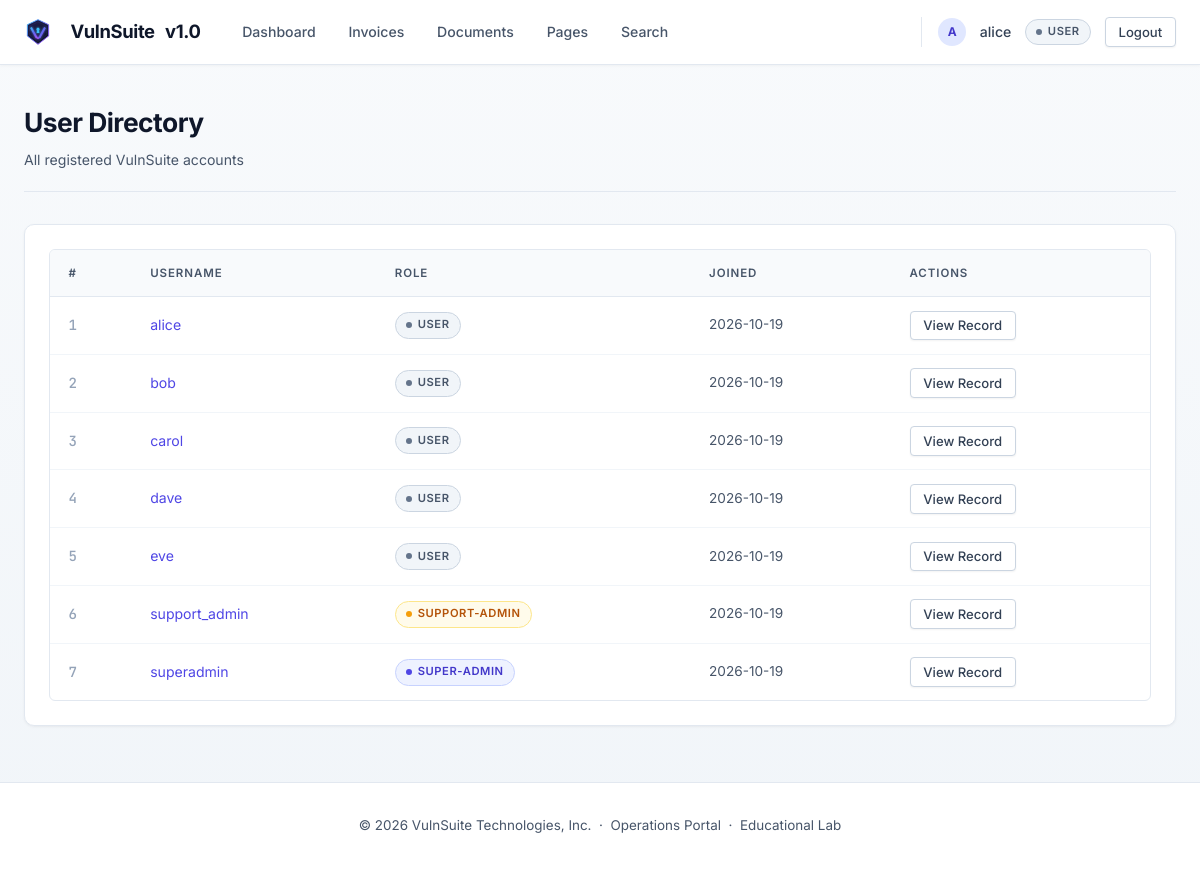
The app's page /users (signed in) with its own data.
### tables this page shows
CREATE TABLE users (
        id          INTEGER PRIMARY KEY AUTOINCREMENT,
        username    TEXT UNIQUE NOT NULL,
        email       TEXT UNIQUE NOT NULL,
        password    TEXT NOT NULL,
        role        TEXT NOT NULL DEFAULT 'user',
        bio         TEXT DEFAULT '',
        website     TEXT DEFAULT '',
        created_at  TEXT DEFAULT (datetime('now'))
    );

### routes/profile_routes.py (the view)
@profile_bp.route("/users")
@login_required
def user_list():
    db    = get_db()
    users = db.execute(
        "SELECT id, username, role, created_at FROM users ORDER BY id"
    ).fetchall()
    return render_template("profile/user_list.html", users=users)

### auth.py (called while the page is built)
def current_user():
    return {
        "id":       session.get("user_id"),
        "username": session.get("username"),
        "role":     session.get("role"),
    } if "user_id" in session else None

def login_required(f):
    @wraps(f)
    def decorated(*args, **kwargs):
        if not current_user():
            return redirect(url_for("auth.login"))
        return f(*args, **kwargs)
    return decorated

### db.py (called while the page is built)
def get_db():
    if "db" not in g:
        db_path = current_app.config["DATABASE"]
        g.db = sqlite3.connect(db_path, detect_types=sqlite3.PARSE_DECLTYPES,
                               timeout=10)
        g.db.row_factory = sqlite3.Row
        g.db.execute("PRAGMA busy_timeout = 8000")
    return g.db

### templates/profile/user_list.html (shortened to what this page needs)
{% extends "base.html" %}
{% block content %}
<div class="page-header">
  <div>
    <h1 class="page-title">User Directory</h1>
    <p class="page-sub">All registered VulnSuite accounts</p>
  </div>
</div>
<div class="card">
  <div class="table-wrap">
    <table>
      <thead>
        <tr><th>#</th><th>Username</th><th>Role</th><th>Joined</th><th>Actions</th></tr>
      </thead>
      <tbody>
        {% for u in users %}
        <tr>
          <td class="td-id">{{ u['id'] }}</td>
          <td>
            <a href="{{ url_for('profile.view_profile', username=u['username']) }}">
              {{ u['username'] }}
            </a>
          </td>
          <td><span class="role-badge role-{{ u['role'] | replace('-','_') }}">{{ u['role'] }}</span></td>
          <td class="text-muted" style="font-size:0.85rem;">{{ u['created_at'][:10] if u['created_at'] else '—' }}</td>
          <td>
            <a href="{{ url_for('invoice.view_user_record', user_id=u['id']) }}"
               class="btn btn-ghost btn-sm">View Record</a>
          </td>
        </tr>
        {% endfor %}
      </tbody>
    </table>
  </div>
</div>
{% endblock %}

### templates/base.html (shortened to what this page needs)
<!DOCTYPE html>
<html lang="en">
<head>
  <link rel="stylesheet" href="{{ url_for('static', filename='css/main.css') }}" />
</head>
<body>
  <nav class="navbar">
    <div class="nav-inner">
      <a href="{{ url_for('index') }}" class="nav-brand">
        <img src="{{ url_for('static', filename='img/logo.svg') }}" alt="VulnSuite Logo" class="brand-logo" width="28" height="28" style="vertical-align: middle; margin-right: 8px;" />
        <span class="brand-name">VulnSuite</span>
        <span class="brand-pill">v1.0</span>
      </a>
      {% if current_user %}
      <div class="nav-links">
        <a href="{{ url_for('profile.dashboard') }}"   class="nav-link">Dashboard</a>
        <a href="{{ url_for('invoice.my_invoices') }}" class="nav-link">Invoices</a>
        <a href="{{ url_for('document.view_document') }}" class="nav-link">Documents</a>
        <a href="{{ url_for('page.render_page') }}"    class="nav-link">Pages</a>
        <a href="{{ url_for('extra.search_invoices') }}" class="nav-link">Search</a>
      </div>
      <div class="nav-user">
        <span class="user-avatar" style="width:28px;height:28px;border-radius:50%;background:#e0e7ff;color:#4338ca;display:inline-flex;align-items:center;justify-content:center;font-weight:700;font-size:0.75rem;">{{ current_user.username[:1].upper() }}</span>
        <span class="nav-username">{{ current_user.username }}</span>
        <span class="role-badge role-{{ current_user.role | replace('-','_') }}">{{ current_user.role }}</span>
        <a href="{{ url_for('auth.logout') }}" class="btn btn-sm btn-ghost">Logout</a>
      </div>
      {% else %}
      <div class="nav-links">
        <a href="{{ url_for('auth.login') }}"    class="btn btn-sm btn-primary">Login</a>
        <a href="{{ url_for('auth.register') }}" class="btn btn-sm btn-ghost">Register</a>
      </div>
      {% endif %}
    </div>
  </nav>
  <main class="main-content">
    {% block content %}{% endblock %}
  </main>
  <footer class="site-footer">
    <p>© 2026 VulnSuite Technologies, Inc. &nbsp;·&nbsp; Operations Portal &nbsp;·&nbsp; <span class="footer-badge">Educational Lab</span></p>
  </footer>
</body>
</html>

### records on screen
users: username "alice", id "1", role "USER", created_at "2026-10-19"
users: id "2", username "bob", role "USER", created_at "2026-10-19"
users: id "3", username "carol", role "USER", created_at "2026-10-19"
users: id "4", username "dave", role "USER", created_at "2026-10-19"
users: id "5", username "eve", role "USER", created_at "2026-10-19"
users: id "6", username "support_admin", role "SUPPORT-ADMIN", created_at "2026-10-19"
users: id "7", username "superadmin", role "SUPER-ADMIN", created_at "2026-10-19"

### other values on screen
{{ current_user.username[:1].upper() }} "A"
{{ current_user.role }} "USER"
